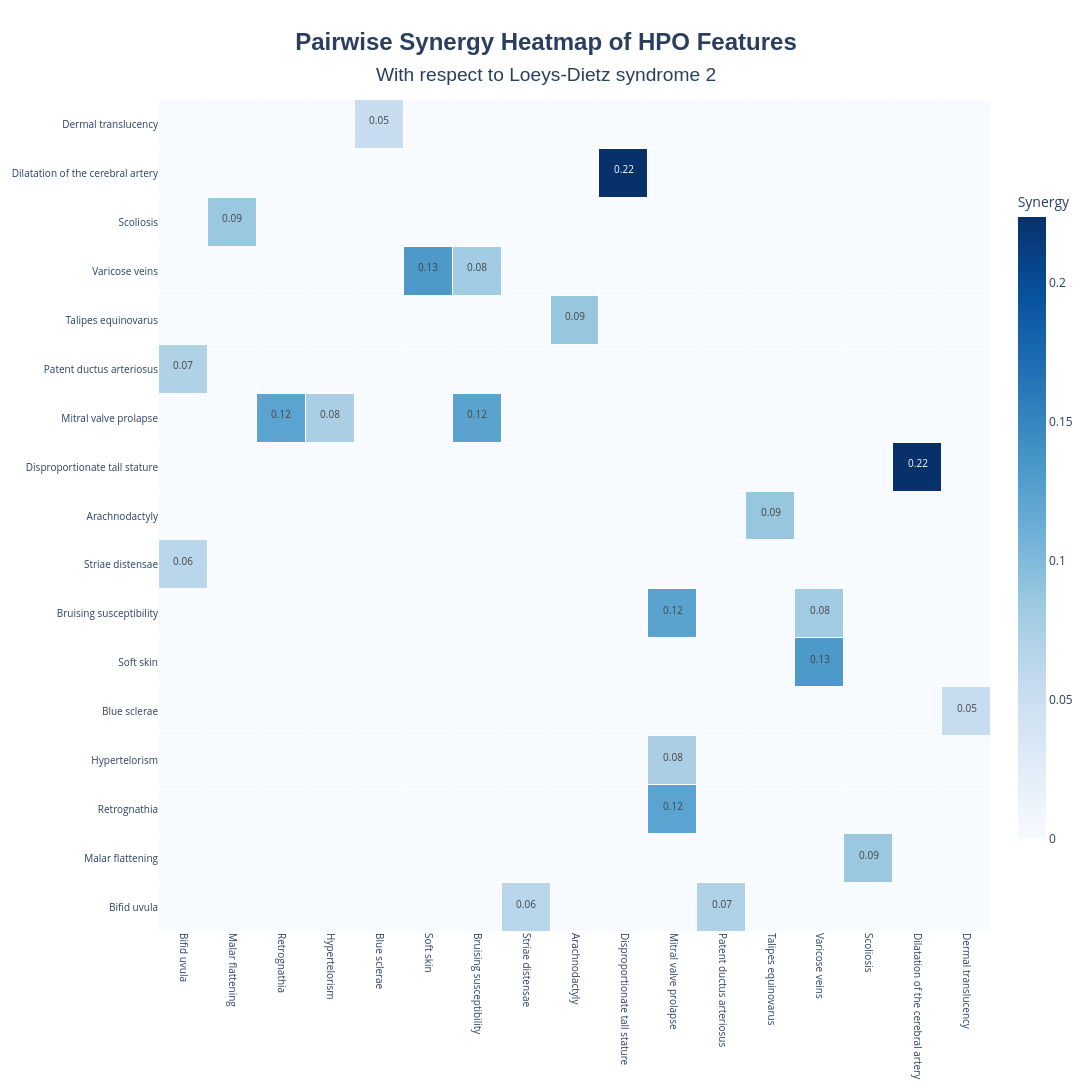

Notebook source saved alongside this figure:
### Markdown cell above
##### **Pairwise Synergy Analysis and Ploting**

### Code cell
# Select disease target from multi-cohort target matrix
multi_target = multi_target_matrix['Loeys-Dietz syndrome 2']

# Initialize synergy analyzer for multiple cohorts
multi_synergy_analyzer = PairwiseSynergyAnalyzer(
    hpo_data=multi_hpo_matrix,
    target=multi_target,
    n_permutations=1000,
    min_individuals_for_synergy_caculation=40,
    random_state=40,
)

# Compute synergy values
multi_synergy_analyzer.compute_synergy_matrix(n_jobs=32)

# Plot synergy heatmap
multi_synergy_analyzer.plot_synergy_heatmap(
    lower_bound=0.05,
    target_name=multi_target.name
)

### Figure 1 — Plotly figure (JSON) as saved in the notebook; plotly's stock layout.template omitted (floating-point values rounded to 4 significant figures; data arrays with more than 128 entries replaced by an {"elided": "..."} marker saying what was removed)
{"data": [{"colorbar": {"len": 0.8, "thickness": 28, "title": {"text": "Synergy"}}, "colorscale": [[0, "rgb(247,251,255)"], [0.125, "rgb(222,235,247)"], [0.25, "rgb(198,219,239)"], [0.375, "rgb(158,202,225)"], [0.5, "rgb(107,174,214)"], [0.625, "rgb(66,146,198)"], [0.75, "rgb(33,113,181)"], [0.875, "rgb(8,81,156)"], [1, "rgb(8,48,107)"]], "hoverinfo": "text", "hovertext": {"elided": "17x17 str values"}, "text": {"elided": "17x17 str values"}, "texttemplate": "<span style='font-size:10px'>%{text}</span>", "type": "heatmap", "x": ["Bifid uvula", "Malar flattening", "Retrognathia", "Hypertelorism", "Blue sclerae", "Soft skin", "Bruising susceptibility", "Striae distensae", "Arachnodactyly", "Disproportionate tall stature", "Mitral valve prolapse", "Patent ductus arteriosus", "Talipes equinovarus", "Varicose veins", "Scoliosis", "Dilatation of the cerebral artery", "Dermal translucency"], "xgap": 1, "y": ["Bifid uvula", "Malar flattening", "Retrognathia", "Hypertelorism", "Blue sclerae", "Soft skin", "Bruising susceptibility", "Striae distensae", "Arachnodactyly", "Disproportionate tall stature", "Mitral valve prolapse", "Patent ductus arteriosus", "Talipes equinovarus", "Varicose veins", "Scoliosis", "Dilatation of the cerebral artery", "Dermal translucency"], "ygap": 1, "z": {"elided": "17x17 float values"}, "zmax": 0.2235, "zmid": 0, "zmin": 0}], "layout": {"height": 1410, "plot_bgcolor": "rgba(240,240,240,0.1)", "title": {"font": {"family": "Arial", "size": 24}, "text": "<b>Pairwise Synergy Heatmap of HPO Features</b><br><span style='font-size:0.8em'>With respect to Loeys-Dietz syndrome 2</span>", "x": 0.5, "xanchor": "center", "yanchor": "top"}, "width": 1410, "xaxis": {"tickangle": 90, "tickfont": {"size": 10}}, "yaxis": {"scaleanchor": "x", "scaleratio": 1, "tickfont": {"size": 10}}}}
